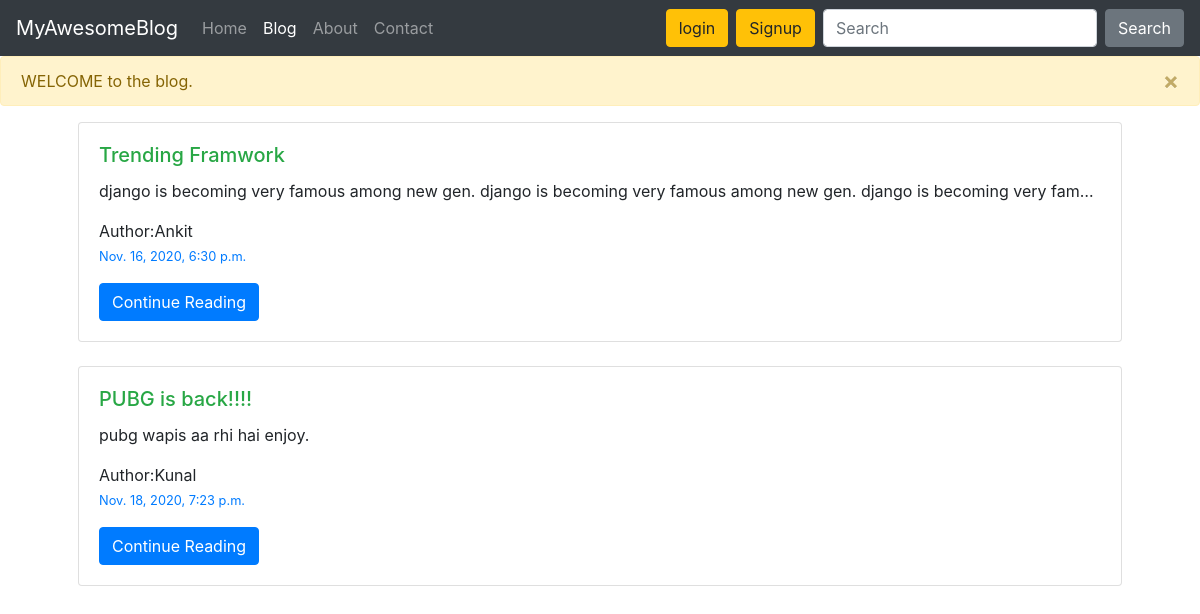
Screenshot of /blog/ with the database file from the repository.
### myBlogApp/models.py (models this page shows, shortened)
class Post(models.Model):
  sno = models.AutoField(primary_key=True)
  title = models.CharField(max_length=255)
  category = models.CharField(max_length=25)
  content = models.CharField(max_length=1000)
  slug = models.CharField(max_length=50)
  author = models.CharField(max_length=12)
  timeStamp = models.DateTimeField(blank=True)

### myBlogApp/views.py (the view)
# urls.py: path('', views.blogHome, name='blogHome'),
def blogHome(request):
  allPosts = Post.objects.all()
  context = {'allPosts': allPosts}
  messages.warning(request, 'WELCOME to the blog.')
  return render(request, 'blogApp/blogHome.html', context)

### templates/blogApp/blogHome.html (shortened to what this page needs)
{% extends 'base.html' %}
{% block blogactive %}active{% endblock blogactive %}
{% block body %}
<div class="container px-5">
{% for post in allPosts %}
  <div class="card mb-4">
    <div class="card-body">
      <h5 class="card-title text-success">{{post.title}}</h5>
      <p class="card-text">{{post.content | truncatechars:120}}</p>
      <p class="m-0"> Author:{{post.author}}</p>
      <p class="card-text "><small class="text-primary">{{post.timeStamp}}</small></p>
      <a href="/blog/{{post.slug}}" class="btn btn-primary">Continue Reading</a>
    </div>
  </div>
{% endfor %}
</div>
{% endblock body %}

### rows the page displays
Post: title "Trending Framwork", content "django is becoming very famous among new gen. django is becoming very famous among new gen. django is becoming very fam…", author "Ankit", timeStamp "Nov. 16, 2020, 6:30 p.m."
Post: title "PUBG is back!!!!", content "pubg wapis aa rhi hai enjoy.", author "Kunal", timeStamp "Nov. 18, 2020, 7:23 p.m."

### other values shown
{{ message }} "WELCOME to the blog."
